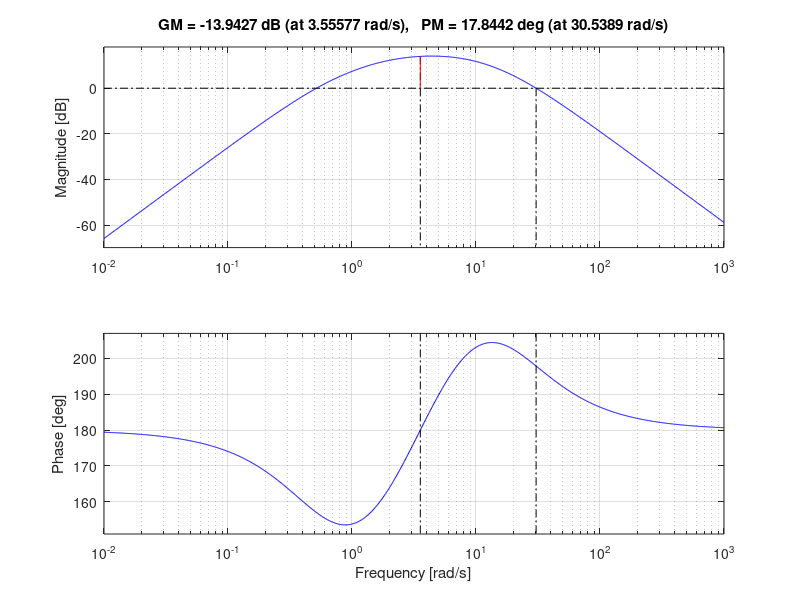
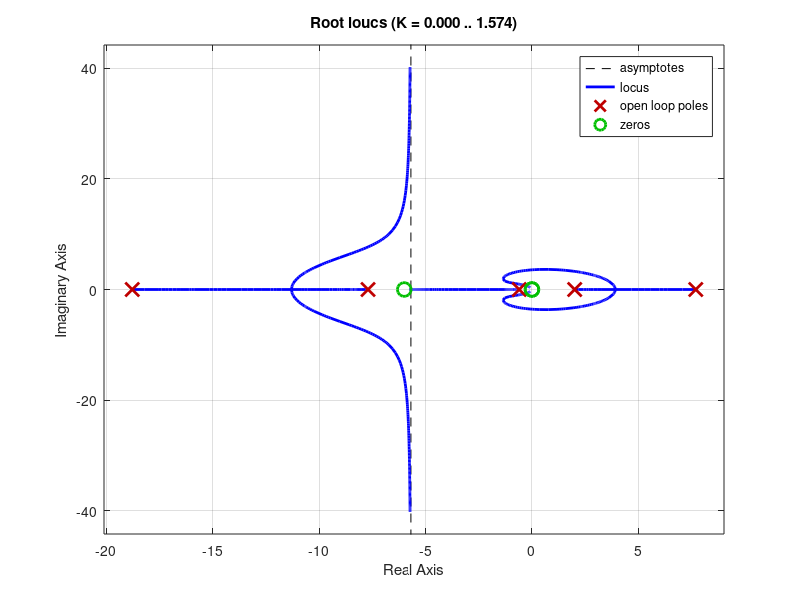
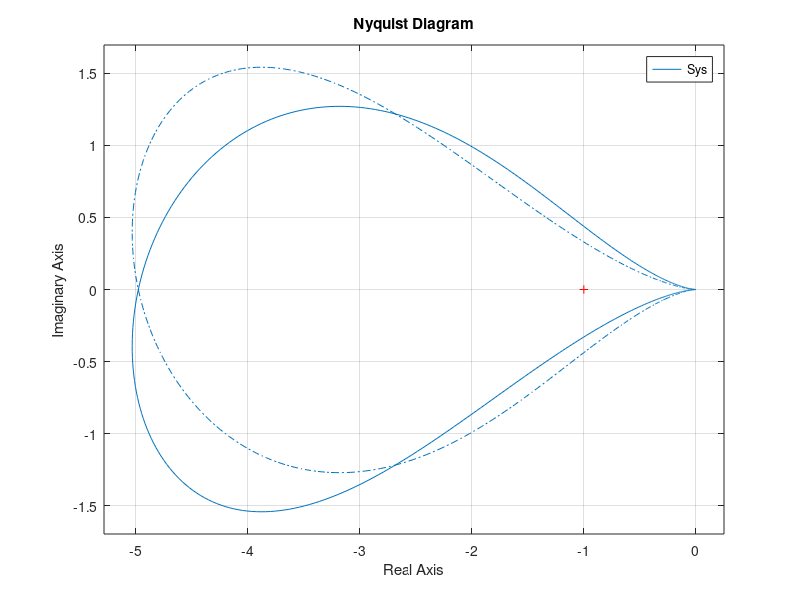
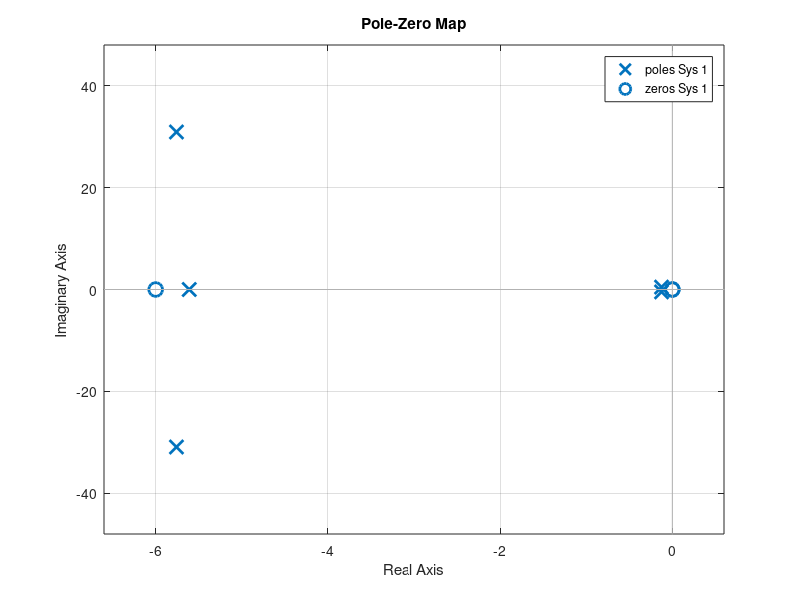

These figures' MATLAB source, in order:
clc, clear all

s = tf('s');

%% motor tf
Ke = .0111; % V*sec/rad
n = 1/30; % gearbox reduction
m = 1/2; % pulley reduction
Larm = .1332; % m (5.245in)
Ke = Ke*Larm/n/m; % corrected (and linear) motor constant
tauM = .0596; % sec

M = 1/Ke/(s*(1 + tauM*s)); % X/Vin

% velocity minor loop
kV = 0;
% kV = .04;
enc = kV*s;

Mc = 1/(1/M + enc); % X/Vin 

% position positive feedback
% 960 counts per motor rot -> 480 per arm -> 0-2pi
kPosConv = (2*pi)/960;
kP = 0.2;

Mpc = 1/(1/Mc - kP)

%% series compensator tf (lag)

T = 1e-3;
zeroW = 6;
poleW = .6;
K = (s + zeroW)/(s + poleW)
c2d(.263*K, T, 'matched')
zzero = exp(-zeroW*T)
zpole = exp(-poleW*T)

KMp = K*Mpc;

% pendulum tf
g = 9.8; % m/sec^2
% l = 0.0936; % m (5", now destroyed)
% l = 0.1195; %m (6.5")
% l = 0.2659; % m (15")
% l = 0.1944; % m (10")
l = 0.1651; % new delrin 10"
tauL = sqrt(l/g); % sec

G = -s^2/g/((tauL*s + 1)*(tauL*s - 1)) % Theta/X

Sys = KMp*-G; % X/Theta (- because G is -)

figure(1)
clf
margin(Sys)

figure(2)
clf
rlocus(-G*Mpc*K)

figure(3)
clf
nyquist(Sys)

figure(4)
clf
pzmap(1/(1+1/Sys))
